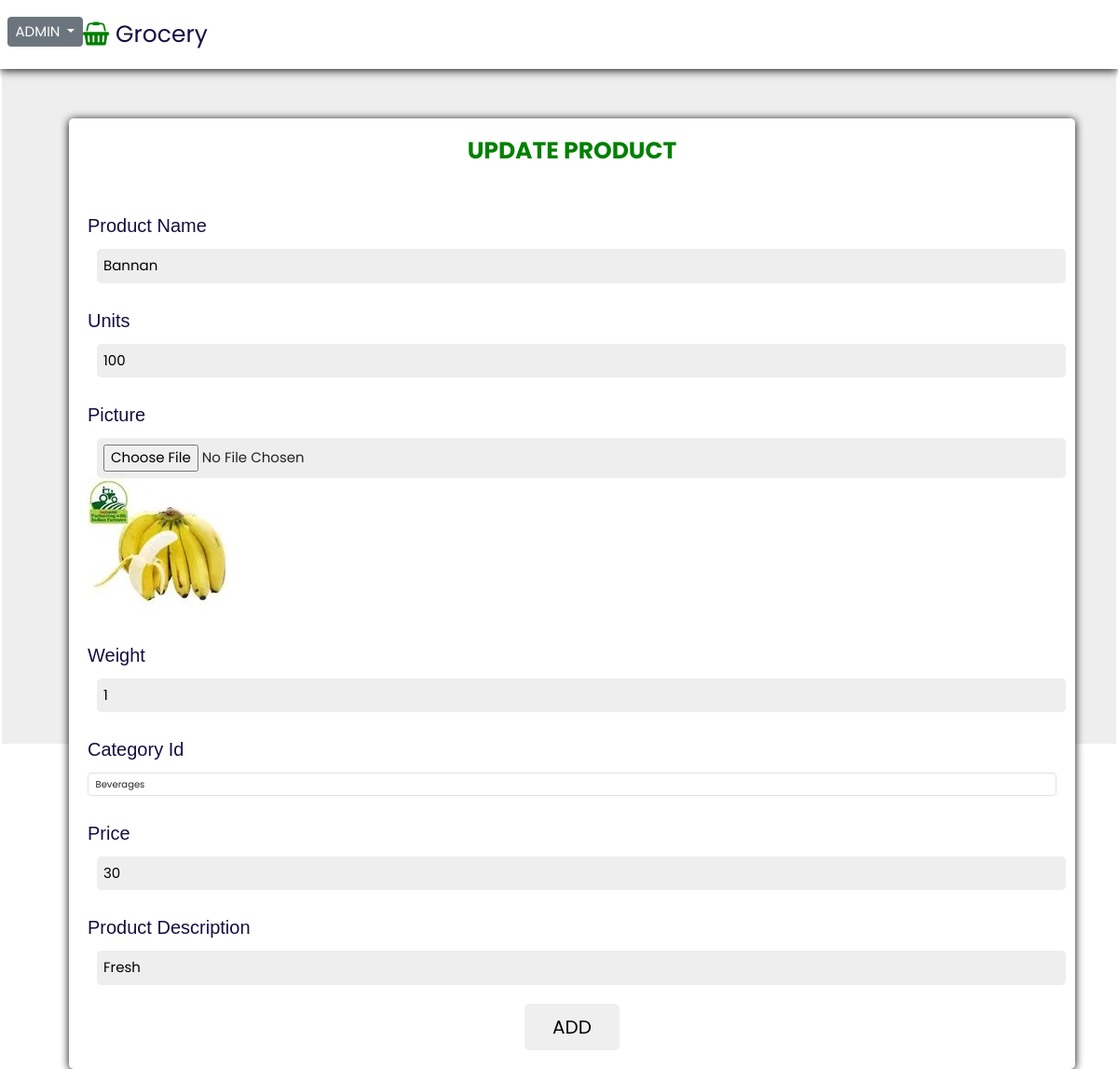
/admin/updateproduct.php?id=2, run on the app's committed database.
### tables this page shows
CREATE TABLE `product` (
  `PID` int(10) NOT NULL,
  `product_name` varchar(56) NOT NULL,
  `units` int(10) NOT NULL,
  `image` varchar(30) NOT NULL,
  `weight` int(10) NOT NULL,
  `CID` int(10) NOT NULL,
  `price` int(10) NOT NULL,
  `product_description` text NOT NULL,
  `storeID` int(11) NOT NULL
);

### admin/updateproduct.php (the view, shortened to what this page needs)
<?php
include 'header.php'; ?>
  <body>
    <header >
      <div class="adminlogo">
        <?php
        include 'dropdown.php' ?>
        <a href="#" class="logo"><i class="fa fa-shopping-basket" aria-hidden="true"></i> Grocery</a>
      </div>
    </header>
    <section class="section section1">
        <div class="AddProductContainer">
          <div class="">
             <h1>UPDATE PRODUCT</h1>
          </div>
           <form class="" action="savepdateproduct.php" method="post" enctype="multipart/form-data">
            <?php
                   include 'config.php';
                   $id=$_GET['id'];
                   $sql="SELECT * FROM product WHERE PID = '{$id} '";
                   $result=mysqli_query($conn,$sql) or die("query failed");
                   if(mysqli_num_rows($result)>0)
                   {
                     while ($row=mysqli_fetch_assoc($result)) {
                   ?>
             <div class="box">
               <label for="">Product Name</label>
               <br>
                 <input type="text" name="pname" value="<?php  echo $row['product_name'] ?>" placeholder="Product Name">
             </div>
             <div class="box">
               <label for="">Units</label>   <br>
                <input type="number" name="unit" value="<?php  echo $row['units'] ?>" placeholder="Units">
             </div>
              <div class="box">
                <label for="">Picture</label>   <br>
                  <input type="file" name="img" value="" placeholder="Upload image">
                    <img  src="upload/<?php echo $row['image']; ?>" height="150px">
              </div>
               <div class="box">
                 <label for="box">Weight</label>   <br>
                  <input type="number" name="weight" value="<?php  echo $row['weight'] ?>" placeholder="Weight">
               </div>
                <div class="box">
                  <label for="">Category Id</label>   <br>
                  <select name="category" class="form-control">
                     <?php
                         include 'config.php';
                           $sql1="SELECT * FROM category";
                     $result1=mysqli_query($conn,$sql1);
                     if(mysqli_num_rows( $result1 )>0)
                     {
                       while($row1=mysqli_fetch_assoc($result1))
                       {
                         if($row['CID']==$row1['CID'])
                                    {
                                           $selected="selected";
                                    }
                                    else
                                        $selected="";
                          echo "<option {$selected} value=' {$row1['CID']}'> {$row1['categoryname']} </option>";
                       }
                      }
                       ?>
                  </select>
                </div>
               <div class="box">
                 <label for="">Price</label>   <br>
                 <input type="number" name="price" value="<?php  echo $row['price'] ?>">
               </div>
               <div class="box">
                 <label for="">Product Description</label>   <br>
                 <input type="text" name="prodes" value="<?php  echo $row['product_description'] ?>">
               </div>
                <div class="btn2">
                  <button type="submit" name="button">ADD</button>
                </div>
                 <?php
                  }
                }else{
                  echo "no post available";
                }
                ?>
           </form>
        </div>
    </section>
  </body>
</html>

### admin/style.css (style rules this page uses)
:root { --green:green; --black:#130f40; --light-color:#666; --box-shadow:0 .1rem 1rem rgba(0,0,0.1); --border: 2rem solid rgba(0,0,0.1); --outline: .1rem solid rgba(0,0,0.1); }
* { font-family: 'Poppins', sans-serif; margin: 0; padding: 0; box-sizing: border-box; outline: none; text-decoration: none; border: none; text-transform: capitalize; transition: all .2s linear; }
html { font-size: 62.5%; overflow-x: hidden; scroll-behavior: smooth; scroll-padding-top:7rem; }
body { background: #eee; }
header { position:fixed; top:0; left: 0; right: 0; display: flex; justify-content: space-between; align-items: center; font-size: 1.5rem; background-color: #fff; padding: 1.8rem 9%; box-shadow: var(--box-shadow); z-index: 1000; }
header .logo { font-size: 2.5rem; color:var(--black); text-decoration: none; }
header .logo i { color: var(--green); }
section { padding: 2rem 6%; }
.section { background-color: #fff; width: 100vw; height: 100vh; border: 3px solid; }
.adminlogo { width: 100%; display: flex; margin-left:-10rem; padding-right: 2rem; }
.adminlogo .logo { font-size: 2.5rem; color:var(--black); text-decoration: none; }
.adminlogo .logo i { color: var(--green); }
.section1 { background-color: #eee; }
.AddProductContainer { margin-top: 10%; width: 90vw; background-color: #FFFFFF; border-radius: 0.5rem; box-shadow: var(--box-shadow); }
.AddProductContainer h1 { text-align: center; padding-top: 2rem; color: var(--green); font-weight: bold; }
.AddProductContainer form { display: block; padding: 2rem; font-size: 1.5rem; }
.AddProductContainer form label { padding-right: 2rem; color: var(--black); padding: 1rem 0; font-size: 2rem; font-family: arial; margin-top: 1.5rem; }
.AddProductContainer form input { width: 100%; border-radius: 0.5rem; padding: 0.7rem; margin-left: 1rem; background: #eee; }
.AddProductContainer form .btn2 { text-align: center; margin-top: 2rem; }
.AddProductContainer form button { padding:1rem 3rem; border-radius: 0.5rem; font-size: 2rem; }

### admin/header.php (style rules this page uses)
.section { border: 2px solid white; }

### data on the page
product: pname "bannan", unit "100", image (picture), weight "1", price "30", prodes "fresh"

### other printed values
form field category "Beverages"
